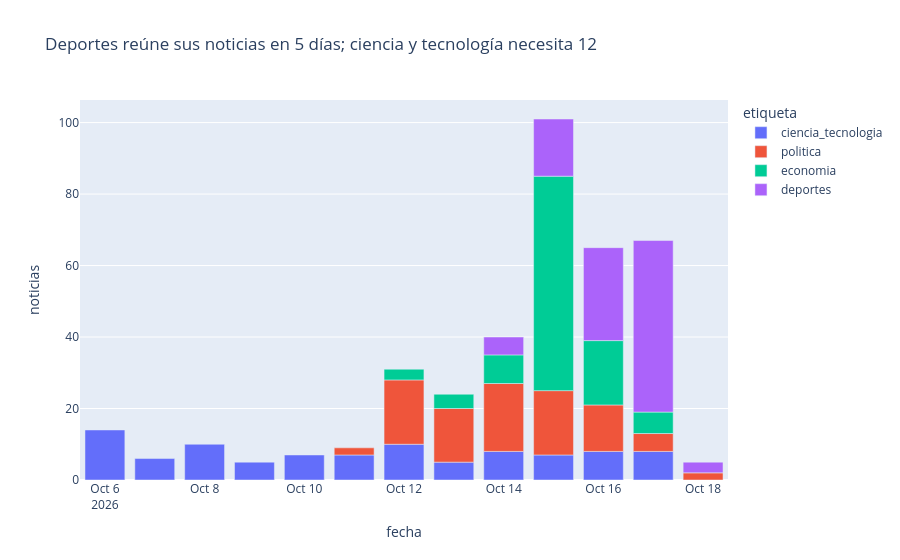

Notebook code cell kept with this figure:
### Code cell
noticias_por_dia = noticias.groupby(["fecha", "etiqueta"]).size().reset_index(name="noticias")
titulo_fechas = "Deportes reúne sus noticias en 5 días; ciencia y tecnología necesita 12"
figura_fechas = px.bar(
    noticias_por_dia, x="fecha", y="noticias", color="etiqueta", title=titulo_fechas,
)
figura_fechas.show()

### Figure 1 — Plotly figure (JSON) as saved in the notebook; plotly's stock layout.template omitted (floating-point values rounded to 4 significant figures)
{"data": [{"hovertemplate": "etiqueta=ciencia_tecnologia<br>fecha=%{x}<br>noticias=%{y}<extra></extra>", "legendgroup": "ciencia_tecnologia", "marker": {"color": "#636efa", "pattern": {"shape": ""}}, "name": "ciencia_tecnologia", "orientation": "v", "showlegend": true, "textposition": "auto", "type": "bar", "x": ["2026-10-06", "2026-10-07", "2026-10-08", "2026-10-09", "2026-10-10", "2026-10-11", "2026-10-12", "2026-10-13", "2026-10-14", "2026-10-15", "2026-10-16", "2026-10-17"], "xaxis": "x", "y": [14, 6, 10, 5, 7, 7, 10, 5, 8, 7, 8, 8], "yaxis": "y"}, {"hovertemplate": "etiqueta=politica<br>fecha=%{x}<br>noticias=%{y}<extra></extra>", "legendgroup": "politica", "marker": {"color": "#EF553B", "pattern": {"shape": ""}}, "name": "politica", "orientation": "v", "showlegend": true, "textposition": "auto", "type": "bar", "x": ["2026-10-11", "2026-10-12", "2026-10-13", "2026-10-14", "2026-10-15", "2026-10-16", "2026-10-17", "2026-10-18"], "xaxis": "x", "y": [2, 18, 15, 19, 18, 13, 5, 2], "yaxis": "y"}, {"hovertemplate": "etiqueta=economia<br>fecha=%{x}<br>noticias=%{y}<extra></extra>", "legendgroup": "economia", "marker": {"color": "#00cc96", "pattern": {"shape": ""}}, "name": "economia", "orientation": "v", "showlegend": true, "textposition": "auto", "type": "bar", "x": ["2026-10-12", "2026-10-13", "2026-10-14", "2026-10-15", "2026-10-16", "2026-10-17"], "xaxis": "x", "y": [3, 4, 8, 60, 18, 6], "yaxis": "y"}, {"hovertemplate": "etiqueta=deportes<br>fecha=%{x}<br>noticias=%{y}<extra></extra>", "legendgroup": "deportes", "marker": {"color": "#ab63fa", "pattern": {"shape": ""}}, "name": "deportes", "orientation": "v", "showlegend": true, "textposition": "auto", "type": "bar", "x": ["2026-10-14", "2026-10-15", "2026-10-16", "2026-10-17", "2026-10-18"], "xaxis": "x", "y": [5, 16, 26, 48, 3], "yaxis": "y"}], "layout": {"barmode": "relative", "legend": {"title": {"text": "etiqueta"}, "tracegroupgap": 0}, "title": {"text": "Deportes reúne sus noticias en 5 días; ciencia y tecnología necesita 12"}, "xaxis": {"anchor": "y", "domain": [0, 1], "title": {"text": "fecha"}}, "yaxis": {"anchor": "x", "domain": [0, 1], "title": {"text": "noticias"}}}}
